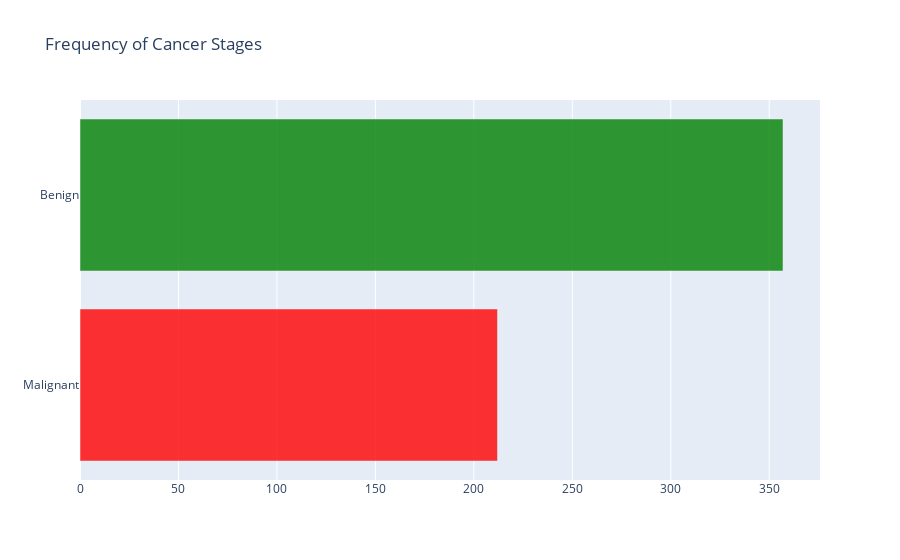

The notebook cell this image was saved under:
### Code cell
trace = go.Bar(x = (len(data[(data['diagnosis'] != 0)]), len(data[(data['diagnosis'] == 0)])), y = ['Malignant', 'Benign'], orientation = 'h', opacity = 0.8, marker=dict(
        color=['red','green']))

layout = dict(title =  'Frequency of Cancer Stages')
                    
fig = dict(data = [trace], layout=layout)
py.iplot(fig)

### Figure 1 — Plotly figure (JSON) as saved in the notebook; plotly's stock layout.template omitted (floating-point values rounded to 4 significant figures)
{"data": [{"marker": {"color": ["red", "green"]}, "opacity": 0.8, "orientation": "h", "type": "bar", "x": [212, 357], "y": ["Malignant", "Benign"]}], "layout": {"title": {"text": "Frequency of Cancer Stages"}}}
